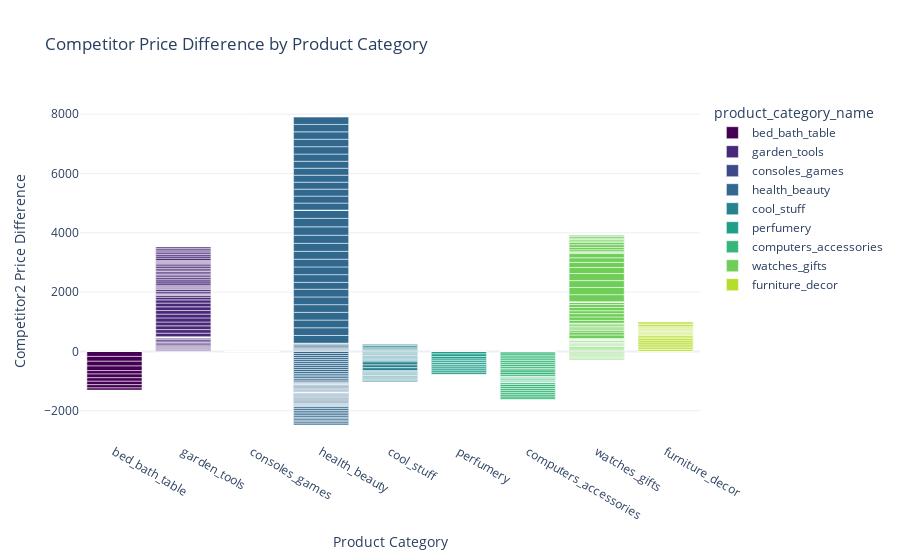

The notebook cell saved with this chart:
### Code cell
df['comp2_price_diff'] = df['unit_price'] - df['comp_2']
#avg_pricediff_by_category = df.groupby('product_category_name')['comp2_price_diff'].mean().reset_index()

fig = px.bar(df, 
             x='product_category_name', 
             y='comp2_price_diff', 
             title='Competitor Price Difference by Product Category',
             color='product_category_name',
             hover_name="product_category_name", color_discrete_sequence=px.colors.sequential.Viridis)
fig.update_layout(
    xaxis_title='Product Category',
    yaxis_title='Competitor2 Price Difference')
fig.show()

### Figure 1 — Plotly figure (JSON) as saved in the notebook; plotly's stock layout.template omitted (floating-point values rounded to 4 significant figures; data arrays with more than 128 entries replaced by an {"elided": "..."} marker saying what was removed)
{"data": [{"alignmentgroup": "True", "hovertemplate": "<b>%{hovertext}</b><br><br>product_category_name=%{x}<br>comp2_price_diff=%{y}<extra></extra>", "hovertext": ["bed_bath_table", "bed_bath_table", "bed_bath_table", "bed_bath_table", "bed_bath_table", "bed_bath_table", "bed_bath_table", "bed_bath_table", "bed_bath_table", "bed_bath_table", "bed_bath_table", "bed_bath_table", "bed_bath_table", "bed_bath_table", "bed_bath_table", "bed_bath_table", "bed_bath_table", "bed_bath_table", "bed_bath_table", "bed_bath_table", "bed_bath_table", "bed_bath_table", "bed_bath_table", "bed_bath_table", "bed_bath_table", "bed_bath_table", "bed_bath_table", "bed_bath_table", "bed_bath_table", "bed_bath_table", "bed_bath_table", "bed_bath_table", "bed_bath_table", "bed_bath_table", "bed_bath_table", "bed_bath_table", "bed_bath_table", "bed_bath_table", "bed_bath_table", "bed_bath_table", "bed_bath_table", "bed_bath_table", "bed_bath_table", "bed_bath_table", "bed_bath_table", "bed_bath_table", "bed_bath_table", "bed_bath_table", "bed_bath_table", "bed_bath_table", "bed_bath_table", "bed_bath_table", "bed_bath_table", "bed_bath_table", "bed_bath_table", "bed_bath_table", "bed_bath_table", "bed_bath_table", "bed_bath_table", "bed_bath_table", "bed_bath_table"], "legendgroup": "bed_bath_table", "marker": {"color": "#440154", "pattern": {"shape": ""}}, "name": "bed_bath_table", "offsetgroup": "bed_bath_table", "orientation": "v", "showlegend": true, "textposition": "auto", "type": "bar", "x": ["bed_bath_table", "bed_bath_table", "bed_bath_table", "bed_bath_table", "bed_bath_table", "bed_bath_table", "bed_bath_table", "bed_bath_table", "bed_bath_table", "bed_bath_table", "bed_bath_table", "bed_bath_table", "bed_bath_table", "bed_bath_table", "bed_bath_table", "bed_bath_table", "bed_bath_table", "bed_bath_table", "bed_bath_table", "bed_bath_table", "bed_bath_table", "bed_bath_table", "bed_bath_table", "bed_bath_table", "bed_bath_table", "bed_bath_table", "bed_bath_table", "bed_bath_table", "bed_bath_table", "bed_bath_table", "bed_bath_table", "bed_bath_table", "bed_bath_table", "bed_bath_table", "bed_bath_table", "bed_bath_table", "bed_bath_table", "bed_bath_table", "bed_bath_table", "bed_bath_table", "bed_bath_table", "bed_bath_table", "bed_bath_table", "bed_bath_table", "bed_bath_table", "bed_bath_table", "bed_bath_table", "bed_bath_table", "bed_bath_table", "bed_bath_table", "bed_bath_table", "bed_bath_table", "bed_bath_table", "bed_bath_table", "bed_bath_table", "bed_bath_table", "bed_bath_table", "bed_bath_table", "bed_bath_table", "bed_bath_table", "bed_bath_table"], "xaxis": "x", "y": [-169.1, -163.1, -159.1, -153.6, -117.4, 0, 0, 0, 0, 0, 0, 0, 0, 0, 0, 0, 0, 0, 0, 0, 0, 0, 0, 0, 0, 0, 0, 0, 0, 0, -125.1, -119.1, -115.1, -109.6, -73.5, 0, 0, 0, 0, 0, 0, 0, 0, 0, 0, 0, 0, 0, 0, 0, 0, 0, 0, 0, 0, 0, 0, 0, 0, 0, 0], "yaxis": "y"}, {"alignmentgroup": "True", "hovertemplate": "<b>%{hovertext}</b><br><br>product_category_name=%{x}<br>comp2_price_diff=%{y}<extra></extra>", "hovertext": {"elided": "160 str values"}, "legendgroup": "garden_tools", "marker": {"color": "#482878", "pattern": {"shape": ""}}, "name": "garden_tools", "offsetgroup": "garden_tools", "orientation": "v", "showlegend": true, "textposition": "auto", "type": "bar", "x": {"elided": "160 str values"}, "xaxis": "x", "y": {"elided": "160 float values"}, "yaxis": "y"}, {"alignmentgroup": "True", "hovertemplate": "<b>%{hovertext}</b><br><br>product_category_name=%{x}<br>comp2_price_diff=%{y}<extra></extra>", "hovertext": ["consoles_games", "consoles_games", "consoles_games", "consoles_games", "consoles_games", "consoles_games", "consoles_games", "consoles_games", "consoles_games", "consoles_games", "consoles_games", "consoles_games", "consoles_games", "consoles_games", "consoles_games", "consoles_games", "consoles_games", "consoles_games", "consoles_games", "consoles_games", "consoles_games", "consoles_games"], "legendgroup": "consoles_games", "marker": {"color": "#3e4989", "pattern": {"shape": ""}}, "name": "consoles_games", "offsetgroup": "consoles_games", "orientation": "v", "showlegend": true, "textposition": "auto", "type": "bar", "x": ["consoles_games", "consoles_games", "consoles_games", "consoles_games", "consoles_games", "consoles_games", "consoles_games", "consoles_games", "consoles_games", "consoles_games", "consoles_games", "consoles_games", "consoles_games", "consoles_games", "consoles_games", "consoles_games", "consoles_games", "consoles_games", "consoles_games", "consoles_games", "consoles_games", "consoles_games"], "xaxis": "x", "y": [0, 0, 0, 0.8762, 0, 0, 0, -0.2429, 0.8571, 0, 0, 0, 0, 0, 0, 0, 0, 0, 0, 0, 0, 0], "yaxis": "y"}, {"alignmentgroup": "True", "hovertemplate": "<b>%{hovertext}</b><br><br>product_category_name=%{x}<br>comp2_price_diff=%{y}<extra></extra>", "hovertext": {"elided": "130 str values"}, "legendgroup": "health_beauty", "marker": {"color": "#31688e", "pattern": {"shape": ""}}, "name": "health_beauty", "offsetgroup": "health_beauty", "orientation": "v", "showlegend": true, "textposition": "auto", "type": "bar", "x": {"elided": "130 str values"}, "xaxis": "x", "y": {"elided": "130 float values"}, "yaxis": "y"}, {"alignmentgroup": "True", "hovertemplate": "<b>%{hovertext}</b><br><br>product_category_name=%{x}<br>comp2_price_diff=%{y}<extra></extra>", "hovertext": ["cool_stuff", "cool_stuff", "cool_stuff", "cool_stuff", "cool_stuff", "cool_stuff", "cool_stuff", "cool_stuff", "cool_stuff", "cool_stuff", "cool_stuff", "cool_stuff", "cool_stuff", "cool_stuff", "cool_stuff", "cool_stuff", "cool_stuff", "cool_stuff", "cool_stuff", "cool_stuff", "cool_stuff", "cool_stuff", "cool_stuff", "cool_stuff", "cool_stuff", "cool_stuff", "cool_stuff", "cool_stuff", "cool_stuff", "cool_stuff", "cool_stuff", "cool_stuff", "cool_stuff", "cool_stuff", "cool_stuff", "cool_stuff", "cool_stuff", "cool_stuff", "cool_stuff", "cool_stuff", "cool_stuff", "cool_stuff", "cool_stuff", "cool_stuff", "cool_stuff", "cool_stuff", "cool_stuff", "cool_stuff", "cool_stuff", "cool_stuff", "cool_stuff", "cool_stuff", "cool_stuff", "cool_stuff", "cool_stuff", "cool_stuff", "cool_stuff"], "legendgroup": "cool_stuff", "marker": {"color": "#26828e", "pattern": {"shape": ""}}, "name": "cool_stuff", "offsetgroup": "cool_stuff", "orientation": "v", "showlegend": true, "textposition": "auto", "type": "bar", "x": ["cool_stuff", "cool_stuff", "cool_stuff", "cool_stuff", "cool_stuff", "cool_stuff", "cool_stuff", "cool_stuff", "cool_stuff", "cool_stuff", "cool_stuff", "cool_stuff", "cool_stuff", "cool_stuff", "cool_stuff", "cool_stuff", "cool_stuff", "cool_stuff", "cool_stuff", "cool_stuff", "cool_stuff", "cool_stuff", "cool_stuff", "cool_stuff", "cool_stuff", "cool_stuff", "cool_stuff", "cool_stuff", "cool_stuff", "cool_stuff", "cool_stuff", "cool_stuff", "cool_stuff", "cool_stuff", "cool_stuff", "cool_stuff", "cool_stuff", "cool_stuff", "cool_stuff", "cool_stuff", "cool_stuff", "cool_stuff", "cool_stuff", "cool_stuff", "cool_stuff", "cool_stuff", "cool_stuff", "cool_stuff", "cool_stuff", "cool_stuff", "cool_stuff", "cool_stuff", "cool_stuff", "cool_stuff", "cool_stuff", "cool_stuff", "cool_stuff"], "xaxis": "x", "y": [5, 18.06, 27.0, 27.37, 37, 37, 47, 43.82, 40, -30.0, -30.0, -30.0, -30.0, -16.94, 0, -20, -30.0, -30.0, -30.0, -30.0, -32.04, -45.3, 0, -100.5, -94.99, -94.99, 0, 0, 0, 0, 0, 0, 0, 0, 0, 0, 0, 0, 0, 0, 0, 0, 0, -30.0, -30.0, -30.0, -30.0, -30.0, -16.94, 0, -20, -30.0, -30.0, -30.0, -30.0, -30.0, -40.13], "yaxis": "y"}, {"alignmentgroup": "True", "hovertemplate": "<b>%{hovertext}</b><br><br>product_category_name=%{x}<br>comp2_price_diff=%{y}<extra></extra>", "hovertext": ["perfumery", "perfumery", "perfumery", "perfumery", "perfumery", "perfumery", "perfumery", "perfumery", "perfumery", "perfumery", "perfumery", "perfumery", "perfumery", "perfumery", "perfumery", "perfumery", "perfumery", "perfumery", "perfumery", "perfumery", "perfumery", "perfumery", "perfumery", "perfumery", "perfumery", "perfumery"], "legendgroup": "perfumery", "marker": {"color": "#1f9e89", "pattern": {"shape": ""}}, "name": "perfumery", "offsetgroup": "perfumery", "orientation": "v", "showlegend": true, "textposition": "auto", "type": "bar", "x": ["perfumery", "perfumery", "perfumery", "perfumery", "perfumery", "perfumery", "perfumery", "perfumery", "perfumery", "perfumery", "perfumery", "perfumery", "perfumery", "perfumery", "perfumery", "perfumery", "perfumery", "perfumery", "perfumery", "perfumery", "perfumery", "perfumery", "perfumery", "perfumery", "perfumery", "perfumery"], "xaxis": "x", "y": [0, 0, -85.51, -85.51, -85.51, -61.06, -61.01, -60.91, -60.9, -67.21, -67.98, -68.71, -66.92, 0, 0, 0, 0, 0, 0, 0, 0, 0, 0, 0, 0, 0], "yaxis": "y"}, {"alignmentgroup": "True", "hovertemplate": "<b>%{hovertext}</b><br><br>product_category_name=%{x}<br>comp2_price_diff=%{y}<extra></extra>", "hovertext": ["computers_accessories", "computers_accessories", "computers_accessories", "computers_accessories", "computers_accessories", "computers_accessories", "computers_accessories", "computers_accessories", "computers_accessories", "computers_accessories", "computers_accessories", "computers_accessories", "computers_accessories", "computers_accessories", "computers_accessories", "computers_accessories", "computers_accessories", "computers_accessories", "computers_accessories", "computers_accessories", "computers_accessories", "computers_accessories", "computers_accessories", "computers_accessories", "computers_accessories", "computers_accessories", "computers_accessories", "computers_accessories", "computers_accessories", "computers_accessories", "computers_accessories", "computers_accessories", "computers_accessories", "computers_accessories", "computers_accessories", "computers_accessories", "computers_accessories", "computers_accessories", "computers_accessories", "computers_accessories", "computers_accessories", "computers_accessories", "computers_accessories", "computers_accessories", "computers_accessories", "computers_accessories", "computers_accessories", "computers_accessories", "computers_accessories", "computers_accessories", "computers_accessories", "computers_accessories", "computers_accessories", "computers_accessories", "computers_accessories", "computers_accessories", "computers_accessories", "computers_accessories", "computers_accessories", "computers_accessories", "computers_accessories", "computers_accessories", "computers_accessories", "computers_accessories", "computers_accessories", "computers_accessories", "computers_accessories", "computers_accessories", "computers_accessories"], "legendgroup": "computers_accessories", "marker": {"color": "#35b779", "pattern": {"shape": ""}}, "name": "computers_accessories", "offsetgroup": "computers_accessories", "orientation": "v", "showlegend": true, "textposition": "auto", "type": "bar", "x": ["computers_accessories", "computers_accessories", "computers_accessories", "computers_accessories", "computers_accessories", "computers_accessories", "computers_accessories", "computers_accessories", "computers_accessories", "computers_accessories", "computers_accessories", "computers_accessories", "computers_accessories", "computers_accessories", "computers_accessories", "computers_accessories", "computers_accessories", "computers_accessories", "computers_accessories", "computers_accessories", "computers_accessories", "computers_accessories", "computers_accessories", "computers_accessories", "computers_accessories", "computers_accessories", "computers_accessories", "computers_accessories", "computers_accessories", "computers_accessories", "computers_accessories", "computers_accessories", "computers_accessories", "computers_accessories", "computers_accessories", "computers_accessories", "computers_accessories", "computers_accessories", "computers_accessories", "computers_accessories", "computers_accessories", "computers_accessories", "computers_accessories", "computers_accessories", "computers_accessories", "computers_accessories", "computers_accessories", "computers_accessories", "computers_accessories", "computers_accessories", "computers_accessories", "computers_accessories", "computers_accessories", "computers_accessories", "computers_accessories", "computers_accessories", "computers_accessories", "computers_accessories", "computers_accessories", "computers_accessories", "computers_accessories", "computers_accessories", "computers_accessories", "computers_accessories", "computers_accessories", "computers_accessories", "computers_accessories", "computers_accessories", "computers_accessories"], "xaxis": "x", "y": [0, 0, -57.26, -72.75, -61.9, -61.9, -60, -71, 0, 0, 0, 0, 0, 0, 0, 0, 0, 0, 0, 0, 0, 0, 0, 0, -59.82, -65.14, -62.4, -55.9, -76.9, -83.56, -70, 0, 0, 0, 0, 0, 0, 0, 0, 0, 0, 6.157, -0.9, -13.76, -28.98, -30.9, -35.41, -29.91, -29.91, 0, 0, 0, 0, 0, 0, 0, 0, -17.35, -16.93, 0, 0, -52.71, -71.19, -68.88, -69.23, -70.1, -71, -72, -72], "yaxis": "y"}, {"alignmentgroup": "True", "hovertemplate": "<b>%{hovertext}</b><br><br>product_category_name=%{x}<br>comp2_price_diff=%{y}<extra></extra>", "hovertext": ["watches_gifts", "watches_gifts", "watches_gifts", "watches_gifts", "watches_gifts", "watches_gifts", "watches_gifts", "watches_gifts", "watches_gifts", "watches_gifts", "watches_gifts", "watches_gifts", "watches_gifts", "watches_gifts", "watches_gifts", "watches_gifts", "watches_gifts", "watches_gifts", "watches_gifts", "watches_gifts", "watches_gifts", "watches_gifts", "watches_gifts", "watches_gifts", "watches_gifts", "watches_gifts", "watches_gifts", "watches_gifts", "watches_gifts", "watches_gifts", "watches_gifts", "watches_gifts", "watches_gifts", "watches_gifts", "watches_gifts", "watches_gifts", "watches_gifts", "watches_gifts", "watches_gifts", "watches_gifts", "watches_gifts", "watches_gifts", "watches_gifts", "watches_gifts", "watches_gifts", "watches_gifts", "watches_gifts", "watches_gifts", "watches_gifts", "watches_gifts", "watches_gifts", "watches_gifts", "watches_gifts", "watches_gifts", "watches_gifts", "watches_gifts", "watches_gifts", "watches_gifts", "watches_gifts", "watches_gifts", "watches_gifts", "watches_gifts", "watches_gifts", "watches_gifts", "watches_gifts", "watches_gifts", "watches_gifts", "watches_gifts", "watches_gifts", "watches_gifts", "watches_gifts", "watches_gifts", "watches_gifts", "watches_gifts", "watches_gifts", "watches_gifts", "watches_gifts", "watches_gifts", "watches_gifts", "watches_gifts", "watches_gifts", "watches_gifts", "watches_gifts", "watches_gifts", "watches_gifts", "watches_gifts", "watches_gifts", "watches_gifts", "watches_gifts", "watches_gifts", "watches_gifts", "watches_gifts", "watches_gifts", "watches_gifts", "watches_gifts", "watches_gifts", "watches_gifts", "watches_gifts", "watches_gifts", "watches_gifts", "watches_gifts", "watches_gifts", "watches_gifts"], "legendgroup": "watches_gifts", "marker": {"color": "#6ece58", "pattern": {"shape": ""}}, "name": "watches_gifts", "offsetgroup": "watches_gifts", "orientation": "v", "showlegend": true, "textposition": "auto", "type": "bar", "x": ["watches_gifts", "watches_gifts", "watches_gifts", "watches_gifts", "watches_gifts", "watches_gifts", "watches_gifts", "watches_gifts", "watches_gifts", "watches_gifts", "watches_gifts", "watches_gifts", "watches_gifts", "watches_gifts", "watches_gifts", "watches_gifts", "watches_gifts", "watches_gifts", "watches_gifts", "watches_gifts", "watches_gifts", "watches_gifts", "watches_gifts", "watches_gifts", "watches_gifts", "watches_gifts", "watches_gifts", "watches_gifts", "watches_gifts", "watches_gifts", "watches_gifts", "watches_gifts", "watches_gifts", "watches_gifts", "watches_gifts", "watches_gifts", "watches_gifts", "watches_gifts", "watches_gifts", "watches_gifts", "watches_gifts", "watches_gifts", "watches_gifts", "watches_gifts", "watches_gifts", "watches_gifts", "watches_gifts", "watches_gifts", "watches_gifts", "watches_gifts", "watches_gifts", "watches_gifts", "watches_gifts", "watches_gifts", "watches_gifts", "watches_gifts", "watches_gifts", "watches_gifts", "watches_gifts", "watches_gifts", "watches_gifts", "watches_gifts", "watches_gifts", "watches_gifts", "watches_gifts", "watches_gifts", "watches_gifts", "watches_gifts", "watches_gifts", "watches_gifts", "watches_gifts", "watches_gifts", "watches_gifts", "watches_gifts", "watches_gifts", "watches_gifts", "watches_gifts", "watches_gifts", "watches_gifts", "watches_gifts", "watches_gifts", "watches_gifts", "watches_gifts", "watches_gifts", "watches_gifts", "watches_gifts", "watches_gifts", "watches_gifts", "watches_gifts", "watches_gifts", "watches_gifts", "watches_gifts", "watches_gifts", "watches_gifts", "watches_gifts", "watches_gifts", "watches_gifts", "watches_gifts", "watches_gifts", "watches_gifts", "watches_gifts", "watches_gifts", "watches_gifts"], "xaxis": "x", "y": [0, 0, 0, 0, 0, 32.56, 41, 40.5, 37.99, 18.32, 14.19, 13.13, 34.9, 33.98, 33, 0, 0, 0, 0, 0, 25, 41, 20.24, 11.8, 0.6486, -1.207, 14, 13.36, 7, 0, 0, 121.9, 96.62, 61.86, 45.34, 40.17, 47.63, 52.14, 52.95, 0, 0, 0, 95.29, 116.5, 112.8, 97.69, 110.5, 99.38, 94, 0, 0, 0, 0, 0, 0, 0, 0, 0, 0, 0, 0, 0, 0, 0, -30, -30, -30, -30, -27.64, -27, -27, -27, -27, -27.18, 0, 0, 0, 237.7, 240.8, 231.9, 239, 202.2, 175.7, 154.0, 140.9, 64.35, 0, 0, 0, 0, 0, 0, 0, 66.43, 77.96, 91, 74, 46.24, 45.13, 27.53, 33.22, 50, 40.55], "yaxis": "y"}, {"alignmentgroup": "True", "hovertemplate": "<b>%{hovertext}</b><br><br>product_category_name=%{x}<br>comp2_price_diff=%{y}<extra></extra>", "hovertext": ["furniture_decor", "furniture_decor", "furniture_decor", "furniture_decor", "furniture_decor", "furniture_decor", "furniture_decor", "furniture_decor", "furniture_decor", "furniture_decor", "furniture_decor", "furniture_decor", "furniture_decor", "furniture_decor", "furniture_decor", "furniture_decor", "furniture_decor", "furniture_decor", "furniture_decor", "furniture_decor", "furniture_decor", "furniture_decor", "furniture_decor", "furniture_decor", "furniture_decor", "furniture_decor", "furniture_decor", "furniture_decor", "furniture_decor", "furniture_decor", "furniture_decor", "furniture_decor", "furniture_decor", "furniture_decor", "furniture_decor", "furniture_decor", "furniture_decor", "furniture_decor", "furniture_decor", "furniture_decor", "furniture_decor", "furniture_decor", "furniture_decor", "furniture_decor", "furniture_decor", "furniture_decor", "furniture_decor", "furniture_decor"], "legendgroup": "furniture_decor", "marker": {"color": "#b5de2b", "pattern": {"shape": ""}}, "name": "furniture_decor", "offsetgroup": "furniture_decor", "orientation": "v", "showlegend": true, "textposition": "auto", "type": "bar", "x": ["furniture_decor", "furniture_decor", "furniture_decor", "furniture_decor", "furniture_decor", "furniture_decor", "furniture_decor", "furniture_decor", "furniture_decor", "furniture_decor", "furniture_decor", "furniture_decor", "furniture_decor", "furniture_decor", "furniture_decor", "furniture_decor", "furniture_decor", "furniture_decor", "furniture_decor", "furniture_decor", "furniture_decor", "furniture_decor", "furniture_decor", "furniture_decor", "furniture_decor", "furniture_decor", "furniture_decor", "furniture_decor", "furniture_decor", "furniture_decor", "furniture_decor", "furniture_decor", "furniture_decor", "furniture_decor", "furniture_decor", "furniture_decor", "furniture_decor", "furniture_decor", "furniture_decor", "furniture_decor", "furniture_decor", "furniture_decor", "furniture_decor", "furniture_decor", "furniture_decor", "furniture_decor", "furniture_decor", "furniture_decor"], "xaxis": "x", "y": [63.05, 0, 61.5, 61.5, 64.41, 64.9, 64.9, 64.9, 43.54, 48.83, 0, 0, 0, -2.273, 0, 0, 0, 0, 0, 0, 0, 0, 36.6, 36.6, 36.6, 38.15, 0, 31.6, 31.5, 34.41, 34.9, 34.9, 54.9, 54.9, 68.23, 0, 0, 0, 0, 0, 0, 0, 0, 0, 0, 0, 0, 0], "yaxis": "y"}], "layout": {"barmode": "relative", "legend": {"title": {"text": "product_category_name"}, "tracegroupgap": 0}, "title": {"text": "Competitor Price Difference by Product Category"}, "xaxis": {"anchor": "y", "categoryarray": ["bed_bath_table", "garden_tools", "consoles_games", "health_beauty", "cool_stuff", "perfumery", "computers_accessories", "watches_gifts", "furniture_decor"], "categoryorder": "array", "domain": [0, 1], "title": {"text": "Product Category"}}, "yaxis": {"anchor": "x", "domain": [0, 1], "title": {"text": "Competitor2 Price Difference"}}}}
